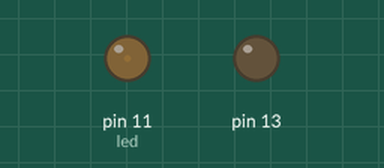
Simulated run of this sketch. Board: Arduino Uno, built with avr-gcc and run on an emulated ATmega328P. On the bench: output pins drawn as LEDs (lit = HIGH).

Above: at 0.1 s.
At 8.1 s:
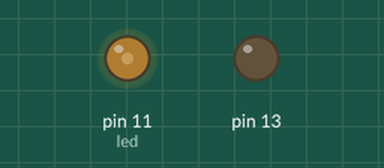
At 20.1 s:
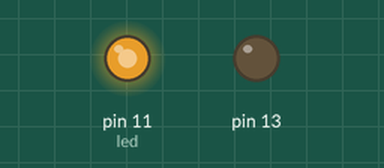
At 39.1 s:
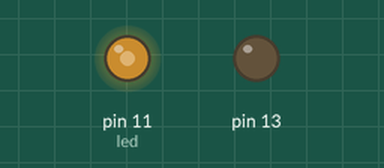
Timing chart, 0 to 40.0 s (numbered marks = the images above):
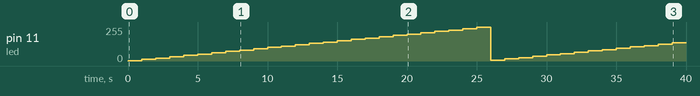

Measured:
- by itself, pin 11 (led): 0/255 → 2/255 at 0.00 s, → 12/255 1.0 s later, → 22/255 1.0 s later, → 32/255 1.0 s later, … (40 changes in this stretch)

The sketch:

brightness.ino
```cpp
int led = 11;
int brightness = 2;

void setup() {
  // put your setup code here, to run once:
pinMode(13,OUTPUT);
}

void loop() {
  // put your main code here, to run repeatedly:
analogWrite(led,brightness);
//increase the brightness
 brightness=brightness+10;
//wait for 1 secound
 delay(1000);
}
```
